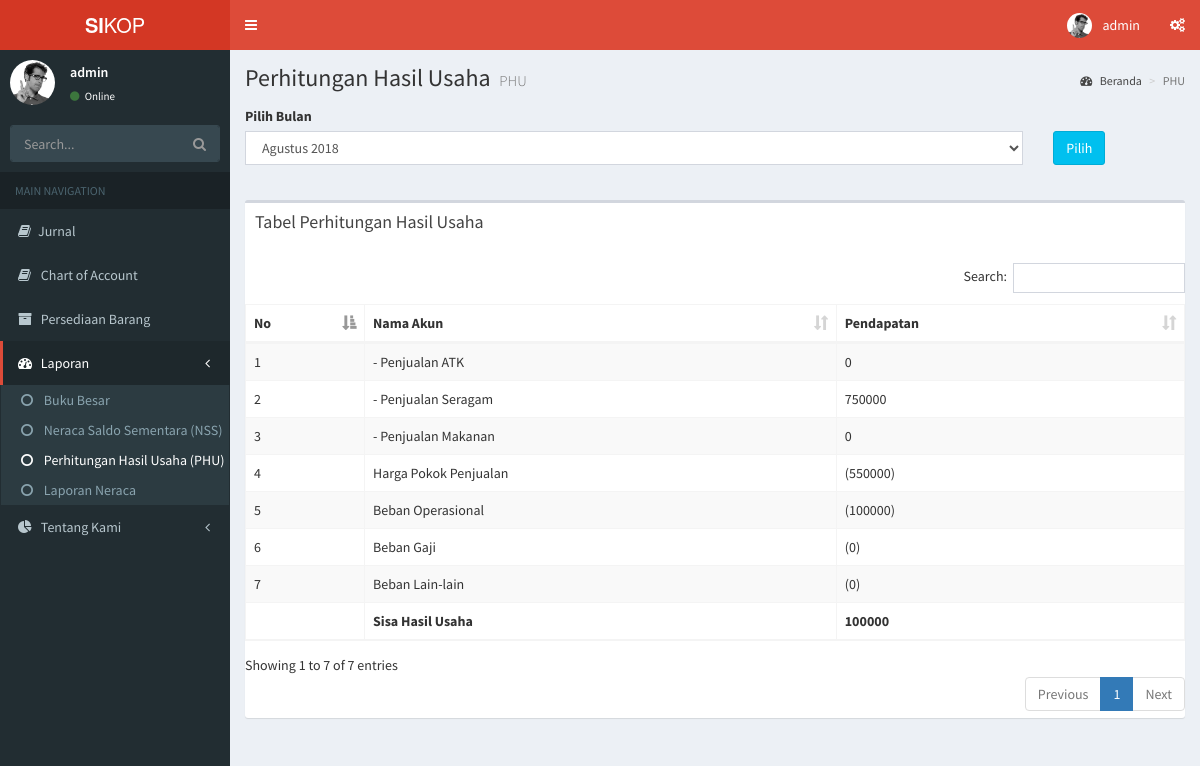
The page /user/perhitungan_hasil_usaha.php (signed in) on the database its author committed.
### tables this page shows
CREATE TABLE `data_chartofaccount` (
  `id_akun` int(11) NOT NULL,
  `kode` varchar(15) NOT NULL,
  `nama_akun` varchar(100) NOT NULL,
  `keterangan` varchar(100) NOT NULL,
  `saldo_awal` int(15) NOT NULL,
  `saldo` int(15) NOT NULL,
  `saldo_akhir` int(15) NOT NULL,
  `kategori` varchar(5) NOT NULL,
  `phu` varchar(5) NOT NULL,
  `laporan_neraca` varchar(5) NOT NULL
);

### user/perhitungan_hasil_usaha.php (the view, shortened to what this page needs)
	<?php
include "../config.php";
$result = mysqli_query($connect, "SELECT kode,nama_akun,saldo_akhir,phu FROM data_chartofaccount WHERE phu=1 OR phu=2 OR phu=3 ORDER BY phu ASC");
?>
<!DOCTYPE html>
<html>
<head>
  <link rel="stylesheet" href="../bower_components/bootstrap/dist/css/bootstrap.min.css">
  <link rel="stylesheet" href="../bower_components/font-awesome/css/font-awesome.min.css">
  <link rel="stylesheet" href="../bower_components/Ionicons/css/ionicons.min.css">
  <link rel="stylesheet" href="../bower_components/datatables.net-bs/css/dataTables.bootstrap.min.css">
  <link rel="stylesheet" href="../dist/css/AdminLTE.min.css">
  <link rel="stylesheet" href="../dist/css/skins/_all-skins.min.css">
  <link rel="stylesheet" href="../bower_components/morris.js/morris.css">
  <link rel="stylesheet" href="../bower_components/jvectormap/jquery-jvectormap.css">
  <link rel="stylesheet" href="../bower_components/bootstrap-datepicker/dist/css/bootstrap-datepicker.min.css">
  <link rel="stylesheet" href="../bower_components/bootstrap-daterangepicker/daterangepicker.css">
  <link rel="stylesheet" href="../plugins/bootstrap-wysihtml5/bootstrap3-wysihtml5.min.css">
</head>
<body class="hold-transition skin-red sidebar-mini">
	<div class="wrapper">
		<header class="main-header">
			    <a href="index2.html" class="logo">
			      <span class="logo-lg"><b>SI</b>KOP</span>
			    </a>
			    <nav class="navbar navbar-static-top">
			      <a href="#" class="sidebar-toggle" data-toggle="push-menu" role="button">
			      </a>
			      <div class="navbar-custom-menu">
			        <ul class="nav navbar-nav">
			          <li class="dropdown user user-menu">
			            <a href="#" class="dropdown-toggle" data-toggle="dropdown">
			              <img src="../dist/img/user2-160x160.jpg" class="user-image" alt="User Image">
			              <span class="hidden-xs"><?php echo $_SESSION['username']?></span>
			            </a>
			          </li>
			          <li>
			            <a href="#" data-toggle="control-sidebar"><i class="fa fa-gears"></i></a>
			          </li>
			        </ul>
			    	</div>
				</nav>
		</header>
		<aside class="main-sidebar">
		  	<section class="sidebar">
		      <div class="user-panel">
		        <div class="pull-left image">
		          <img src="../dist/img/user2-160x160.jpg" class="img-circle" alt="User Image">
		        </div>
		        <div class="pull-left info">
		          <p><?php echo $_SESSION['username']?></p>
		          <a href="#"><i class="fa fa-circle text-success"></i> Online</a>
		        </div>
		      </div>
		      <form action="#" method="get" class="sidebar-form">
		        <div class="input-group">
		          <input type="text" name="q" class="form-control" placeholder="Search...">
		          <span class="input-group-btn">
		                <button type="submit" name="search" id="search-btn" class="btn btn-flat"><i class="fa fa-search"></i>
		                </button>
		              </span>
		        </div>
		      </form>
		      <ul class="sidebar-menu" data-widget="tree">
		        <li class="header">MAIN NAVIGATION</li>
		        <li>
		        	<a href="jurnal.php"><i class="fa fa-book"></i><span>Jurnal</span></a>
		        </li>
		        <li>
		        	<a href="list_coa.php"><i class="fa fa-book"></i> <span>Chart of Account</span></a>
		        </li>
		        <li>
		        	<a href="list_barang.php"><i class="fa fa-archive"></i> <span>Persediaan Barang</span></a>
		        </li>
		        <li class="active treeview">
		          <a href="#">
		            <i class="fa fa-dashboard"></i> <span>Laporan</span>
		            <span class="pull-right-container">
		              <i class="fa fa-angle-left pull-right"></i>
		            </span>
		          </a>
		          <ul class="treeview-menu">
		            <li><a href="bukubesar.php"><i class="fa fa-circle-o"></i> Buku Besar</a></li>
		            <li><a href="neraca_sementara.php"><i class="fa fa-circle-o"></i> Neraca Saldo Sementara (NSS)</a></li>
		            <li class="active"><a href="perhitungan_hasil_usaha.php"><i class="fa fa-circle-o"></i> Perhitungan Hasil Usaha (PHU)</a></li>
		            <li><a href="laporan_neraca.php"><i class="fa fa-circle-o"></i> Laporan Neraca</a></li>
		          </ul>
		        </li>
		        <li class="treeview">
		          <a href="#">
		            <i class="fa fa-pie-chart"></i>
		            <span>Tentang Kami</span>
		            <span class="pull-right-container">
		              <i class="fa fa-angle-left pull-right"></i>
		            </span>
		          </a>
		        </li>
		      </ul>
		  	</section>
		</aside>
		<div class="content-wrapper">
		    <section class="content-header">
		      <h1>
		        Perhitungan Hasil Usaha
		        <small>PHU</small>
		      </h1>
		      <ol class="breadcrumb">
		        <li><a href="#"><i class="fa fa-dashboard"></i> Beranda</a></li>
		        <li class="active">PHU</li>
		      </ol>
		    </section>
		    <section class="content">
		    	<form action="neraca_sementara.php" class="form-horizontal" method="post" name="form1">
					<label>Pilih Bulan</label>
					<div class="form-group">
						<div class="col-sm-10">
							<select class="form-control" name="nss" value=value=<?php echo $buku_besar;?>>
								<option>Agustus 2018</option>
							</select>
						</div>
						<div class="col-sm-2">
							<button name="Submit" type="submit" class="btn btn-info pull-left">Pilih</button>
						</div>
					</div>
				</form>
				<div class="row">
					<br>
			        <div class="col-xs-12">
			             	<div class="box">
				            <div class="box-header">
				              <h3 class="box-title">Tabel Perhitungan Hasil Usaha</h3>
				            </div>
				            <div class="box-body table-responsive no-padding">
				              <table id="example1" class="table table-bordered table-striped">
				              	<thead>
				                <tr>
				                	<th width='80px'>No</th>
					                <th>Nama Akun</th>
					                <th>Pendapatan</th>
				                </tr>
				                </thead>
				                <tbody>
				                <?php
 								$number = 1;
 								$sub_debit = 0;
 								$sub_kredit = 0;
 								$shu = 0;
							    while($user_data = mysqli_fetch_array($result)) {
							        echo "<tr>";
							        echo "<td>".$number."</td>";
							        echo "<td>".$user_data['nama_akun']."</td>";
							        if($user_data['phu']==1){
							        	echo "<td>".$user_data['saldo_akhir']."</td>";
							        	$sub_debit += $user_data['saldo_akhir'];
							        }else{
							        	echo "<td>(".$user_data['saldo_akhir'].")</td>";
							        	$sub_kredit += $user_data['saldo_akhir'];
							        }
							        $shu = $sub_debit-$sub_kredit;
							        ++$number;
							    }
							    ?>
							    </tbody>
							    <tfoot>
							    	<th>
							    	</th>
							    	<th>Sisa Hasil Usaha</th>
							    	<th><?php echo $shu ?></th>
							    </tfoot>
				              	</table>
				            </div>
			          	</div>
			        </div>
			    </div>
		    </section>
	 	</div>
	</div>
</body>
</html>

### rows shown on the page
data_chartofaccount: nama_akun "- Penjualan ATK", saldo_akhir "0"
data_chartofaccount: nama_akun "- Penjualan Seragam", saldo_akhir "750000"
data_chartofaccount: nama_akun "- Penjualan Makanan", saldo_akhir "0"
data_chartofaccount: nama_akun "Harga Pokok Penjualan", saldo_akhir "550000"
data_chartofaccount: nama_akun "Beban Operasional", saldo_akhir "100000"
data_chartofaccount: nama_akun "Beban Gaji", saldo_akhir "0"
data_chartofaccount: nama_akun "Beban Lain-lain", saldo_akhir "0"

### other values the page prints
$_SESSION['username'] "admin"
$shu "100000"
